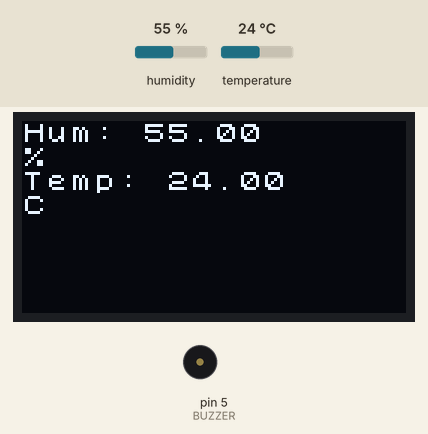
Recording of a sketch running on a simulated Arduino Uno, built with avr-gcc and run on an emulated ATmega328P. Shown: 128×64 one-colour display, buzzer (waves = sounding). Inputs (shaded band) come from the test bench; at power-on: humidity 55 %, temperature 24 °C.

Above: at 1.2 s.
1.3 s: humidity set to 69 %
At 2.9 s:
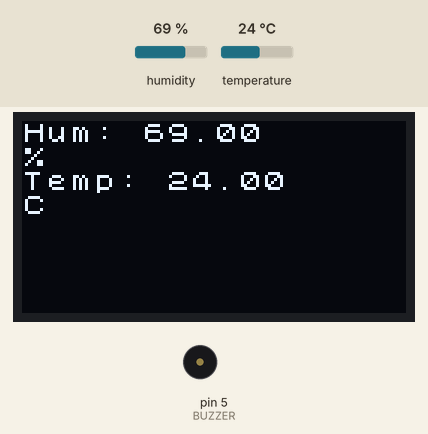
4.0 s: humidity set to 72 %
At 5.0 s:
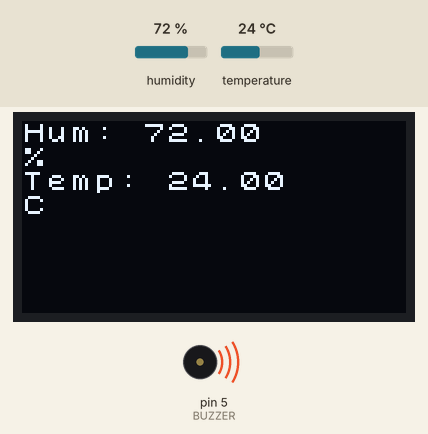
9.1 s: temperature set to 12 °C
At 11.8 s:
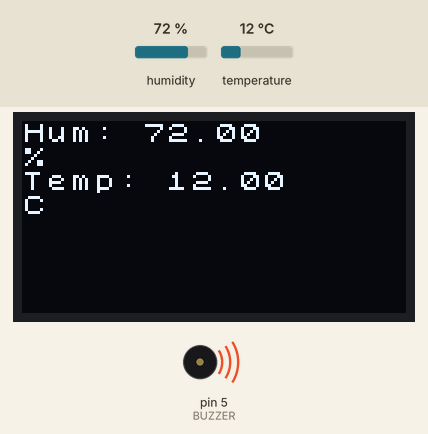
12.5 s: temperature set to 19 °C
Timing chart, 0 to 16.2 s (numbered marks = the images above; inputs shaded):
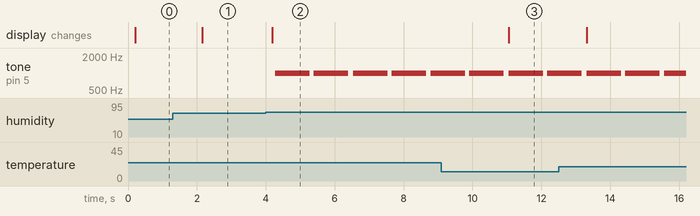

The sketch:

sketch_jan28a.ino
```cpp
#include <U8x8lib.h>
#include <DHT.h>
#include <Grove_Temperature_And_Humidity_Sensor.h>

U8X8_SSD1306_128X64_ALT0_HW_I2C u8x8(/* reset=*/ U8X8_PIN_NONE);

DHT dht(3, DHT11);
const int BUZZER = 5;

void setup() {
u8x8.begin();
u8x8.setFlipMode(1);
u8x8.clear();
dht.begin();

pinMode(BUZZER, OUTPUT);
}
void loop() {
u8x8.setFont(u8x8_font_chroma48medium8_r);
u8x8.setCursor(0, 0);
u8x8.print("Hum: ");
u8x8.println(dht.readHumidity());
u8x8.println("%");
u8x8.print("Temp: ");
u8x8.println(dht.readTemperature());
u8x8.println("C");
float temp = dht.readTemperature();
float humidity = dht.readHumidity();

if (humidity > 70) {
  tone(BUZZER, 1000);
  delay(1000);
  noTone(BUZZER);

  }
}
```

Measured:
- the behaviour switches between 70 and 71 % on humidity (found by bisection; images 1 and 2)
- after the input at 1.3 s, the display: first changes after 0.85 s (image 1 shows a later state)
- after the input at 4.0 s, tone on pin 5 (BUZZER): alternates 1000 Hz for 1.0 s and silent for 0.13 s, starting after 0.27 s; the display: first changes after 0.19 s (image 2 shows a later state)
- after the input at 9.1 s, the display: changes after 2.0 s (image 3)
